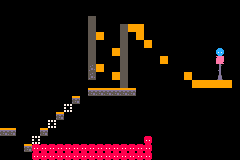

A 2D game scene composited from a Tiled map and its tileset images. What follows is a short description and the map's XML, with every tile layer's data as written:
An orthogonal 30x20 tile map with 8x8 px tiles, 4 tile layers (ground, Spike, wall, Door).

<map version="1.10" tiledversion="1.11.2" orientation="orthogonal" renderorder="right-down" width="30" height="20" tilewidth="8" tileheight="8" infinite="0" nextlayerid="5" nextobjectid="1">
 <tileset firstgid="1" source="tilemap.tsx" />
 <layer id="1" name="ground" width="30" height="20">
  <data encoding="csv">
0,0,0,0,0,0,0,0,0,0,0,0,0,0,0,0,0,0,0,0,0,0,0,0,0,0,0,0,0,0,
0,0,0,0,0,0,0,0,0,0,0,0,0,0,0,0,0,0,0,0,0,0,0,0,0,0,0,0,0,0,
0,0,0,0,0,0,0,0,0,0,0,0,0,0,0,0,0,0,0,0,0,0,0,0,0,0,0,0,0,0,
0,0,0,0,0,0,0,0,0,0,0,0,0,0,0,0,20,20,0,0,0,0,0,0,0,0,0,0,0,0,
0,0,0,0,0,0,0,0,0,0,0,0,20,0,0,0,0,20,0,0,0,0,0,0,0,0,0,0,0,0,
0,0,0,0,0,0,0,0,0,0,0,0,0,0,0,0,0,0,20,0,0,0,0,0,0,0,0,0,0,0,
0,0,0,0,0,0,0,0,0,0,0,0,0,0,20,0,0,0,0,0,0,0,0,0,0,0,0,0,0,0,
0,0,0,0,0,0,0,0,0,0,0,0,0,0,0,0,0,0,0,0,20,0,0,0,0,0,0,0,0,0,
0,0,0,0,0,0,0,0,0,0,0,0,20,0,0,0,0,0,0,0,0,0,0,0,0,0,0,0,0,0,
0,0,0,0,0,0,0,0,0,0,0,0,0,0,20,0,0,0,0,0,0,0,0,20,0,0,0,0,0,0,
0,0,0,0,0,0,0,0,0,0,0,0,0,0,0,0,0,0,0,0,0,0,0,0,0,0,0,0,0,0,
0,0,0,0,0,0,0,0,0,0,0,35,35,35,35,35,35,0,0,0,0,0,0,0,0,0,0,0,0,0,
0,0,0,0,0,0,0,0,0,35,0,0,0,0,0,0,0,0,0,0,0,0,0,0,0,0,0,0,0,0,
0,0,0,0,0,0,0,0,0,0,0,0,0,0,0,0,0,0,0,0,0,0,0,0,0,0,0,0,0,0,
0,0,0,0,0,0,0,35,0,0,0,0,0,0,0,0,0,0,0,0,0,0,0,0,0,0,0,0,0,0,
0,0,0,0,0,0,0,0,0,0,0,0,0,0,0,0,0,0,0,0,0,0,0,0,0,0,0,0,0,0,
35,35,0,0,0,35,0,0,0,0,0,0,0,0,0,0,0,0,0,0,0,0,0,0,0,0,0,0,0,0,
0,0,0,0,0,0,0,0,0,0,0,0,0,0,0,0,0,0,0,0,0,0,0,0,0,0,0,0,0,0,
0,0,0,35,0,0,0,0,0,0,0,0,0,0,0,0,0,0,0,0,0,0,0,0,0,0,0,0,0,0,
0,0,0,0,0,0,0,0,0,0,0,0,0,0,0,0,0,0,0,0,0,0,0,0,0,0,0,0,0,0
</data>
 </layer>
 <layer id="3" name="Spike" width="30" height="20">
  <data encoding="csv">
0,0,0,0,0,0,0,0,0,0,0,0,0,0,0,0,0,0,0,0,0,0,0,0,0,0,0,0,0,0,
0,0,0,0,0,0,0,0,0,0,0,0,0,0,0,0,0,0,0,0,0,0,0,0,0,0,0,0,0,0,
0,0,0,0,0,0,0,0,0,0,0,0,0,0,0,0,0,0,0,0,0,0,0,0,0,0,0,0,0,0,
0,0,0,0,0,0,0,0,0,0,0,0,0,0,0,0,0,0,0,0,0,0,0,0,0,0,0,0,0,0,
0,0,0,0,0,0,0,0,0,0,0,0,0,0,0,0,0,0,0,0,0,0,0,0,0,0,0,0,0,0,
0,0,0,0,0,0,0,0,0,0,0,0,0,0,0,0,0,0,0,0,0,0,0,0,0,0,0,0,0,0,
0,0,0,0,0,0,0,0,0,0,0,0,0,0,0,0,0,0,0,0,0,0,0,0,0,0,0,0,0,0,
0,0,0,0,0,0,0,0,0,0,0,0,0,0,0,0,0,0,0,0,0,0,0,0,0,0,0,0,0,0,
0,0,0,0,0,0,0,0,0,0,0,0,0,0,0,0,0,0,0,0,0,0,0,0,0,0,0,0,0,0,
0,0,0,0,0,0,0,0,0,0,0,0,0,0,0,0,0,0,0,0,0,0,0,0,0,0,0,0,0,0,
0,0,0,0,0,0,0,0,0,0,0,0,0,0,0,0,0,0,0,0,0,0,0,0,0,0,0,0,0,0,
0,0,0,0,0,0,0,0,0,0,0,0,0,0,0,0,0,0,0,0,0,0,0,0,0,0,0,0,0,0,
0,0,0,0,0,0,0,0,0,0,0,0,0,0,0,0,0,0,0,0,0,0,0,0,0,0,0,0,0,0,
0,0,0,0,0,0,0,0,101,0,0,0,0,0,0,0,0,0,0,0,0,0,0,0,0,0,0,0,0,0,
0,0,0,0,0,0,0,0,0,0,0,0,0,0,0,0,0,0,0,0,0,0,0,0,0,0,0,0,0,0,
0,0,0,0,0,0,101,0,0,0,0,0,0,0,0,0,0,0,0,0,0,0,0,0,0,0,0,0,0,0,
0,0,0,0,0,0,0,0,0,0,0,0,0,0,0,0,0,0,0,0,0,0,0,0,0,0,0,0,0,0,
0,0,0,0,101,0,0,0,0,0,0,0,0,0,0,0,0,0,95,0,0,0,0,0,0,0,0,0,0,0,
0,0,0,0,95,95,95,95,95,95,95,95,95,95,95,95,95,95,95,0,0,0,0,0,0,0,0,0,0,0,
0,0,0,0,95,95,95,95,95,95,95,95,95,95,95,95,95,95,95,0,0,0,0,0,0,0,0,0,0,0
</data>
 </layer>
 <layer id="2" name="wall" width="30" height="20">
  <data encoding="csv">
0,0,0,0,0,0,0,0,0,0,0,0,0,0,0,0,0,0,0,0,0,0,0,0,0,0,0,0,0,0,
0,0,0,0,0,0,0,0,0,0,0,0,0,0,0,0,0,0,0,0,0,0,0,0,0,0,0,0,0,0,
0,0,0,0,0,0,0,0,0,0,0,3,0,0,0,0,0,0,0,0,0,0,0,0,0,0,0,0,0,0,
0,0,0,0,0,0,0,0,0,0,0,3,0,0,0,3,0,0,0,0,0,0,0,0,0,0,0,0,0,0,
0,0,0,0,0,0,0,0,0,0,0,3,0,0,0,3,0,0,0,0,0,0,0,0,0,0,0,0,0,0,
0,0,0,0,0,0,0,0,0,0,0,3,0,0,0,3,0,0,0,0,0,0,0,0,0,0,0,0,0,0,
0,0,0,0,0,0,0,0,0,0,0,3,0,0,0,3,0,0,0,0,0,0,0,0,0,0,0,0,0,0,
0,0,0,0,0,0,0,0,0,0,0,3,0,0,0,3,0,0,0,0,0,0,0,0,0,0,0,0,0,0,
0,0,0,0,0,0,0,0,0,0,0,18,0,0,0,3,0,0,0,0,0,0,0,0,0,0,0,0,0,0,
0,0,0,0,0,0,0,0,0,0,0,18,0,0,0,3,0,0,0,0,0,0,0,0,0,0,0,0,0,0,
0,0,0,0,0,0,0,0,0,0,0,0,0,0,0,3,0,0,0,0,0,0,0,0,20,20,20,20,20,0,
0,0,0,0,0,0,0,0,0,0,0,0,0,0,0,0,0,0,0,0,0,0,0,0,0,0,0,0,0,0,
0,0,0,0,0,0,0,0,0,0,0,0,0,0,0,0,0,0,0,0,0,0,0,0,0,0,0,0,0,0,
0,0,0,0,0,0,0,0,0,0,0,0,0,0,0,0,0,0,0,0,0,0,0,0,0,0,0,0,0,0,
0,0,0,0,0,0,0,0,0,0,0,0,0,0,0,0,0,0,0,0,0,0,0,0,0,0,0,0,0,0,
0,0,0,0,0,0,0,0,0,0,0,0,0,0,0,0,0,0,0,0,0,0,0,0,0,0,0,0,0,0,
0,0,0,0,0,0,0,0,0,0,0,0,0,0,0,0,0,0,0,0,0,0,0,0,0,0,0,0,0,0,
0,0,0,0,0,0,0,0,0,0,0,0,0,0,0,0,0,0,0,0,0,0,0,0,0,0,0,0,0,0,
0,0,0,0,0,0,0,0,0,0,0,0,0,0,0,0,0,0,0,0,0,0,0,0,0,0,0,0,0,0,
0,0,0,0,0,0,0,0,0,0,0,0,0,0,0,0,0,0,0,0,0,0,0,0,0,0,0,0,0,0
</data>
 </layer>
 <layer id="4" name="Door" width="30" height="20">
  <data encoding="csv">
0,0,0,0,0,0,0,0,0,0,0,0,0,0,0,0,0,0,0,0,0,0,0,0,0,0,0,0,0,0,
0,0,0,0,0,0,0,0,0,0,0,0,0,0,0,0,0,0,0,0,0,0,0,0,0,0,0,0,0,0,
0,0,0,0,0,0,0,0,0,0,0,0,0,0,0,0,0,0,0,0,0,0,0,0,0,0,0,0,0,0,
0,0,0,0,0,0,0,0,0,0,0,0,0,0,0,0,0,0,0,0,0,0,0,0,0,0,0,0,0,0,
0,0,0,0,0,0,0,0,0,0,0,0,0,0,0,0,0,0,0,0,0,0,0,0,0,0,0,0,0,0,
0,0,0,0,0,0,0,0,0,0,0,0,0,0,0,0,0,0,0,0,0,0,0,0,0,0,0,0,0,0,
0,0,0,0,0,0,0,0,0,0,0,0,0,0,0,0,0,0,0,0,0,0,0,0,0,0,0,98,0,0,
0,0,0,0,0,0,0,0,0,0,0,0,0,0,0,0,0,0,0,0,0,0,0,0,0,0,0,24,0,0,
0,0,0,0,0,0,0,0,0,0,0,0,0,0,0,0,0,0,0,0,0,0,0,0,0,0,0,54,0,0,
0,0,0,0,0,0,0,0,0,0,0,0,0,0,0,0,0,0,0,0,0,0,0,0,0,0,0,69,0,0,
0,0,0,0,0,0,0,0,0,0,0,0,0,0,0,0,0,0,0,0,0,0,0,0,0,0,0,0,0,0,
0,0,0,0,0,0,0,0,0,0,0,0,0,0,0,0,0,0,0,0,0,0,0,0,0,0,0,0,0,0,
0,0,0,0,0,0,0,0,0,0,0,0,0,0,0,0,0,0,0,0,0,0,0,0,0,0,0,0,0,0,
0,0,0,0,0,0,0,0,0,0,0,0,0,0,0,0,0,0,0,0,0,0,0,0,0,0,0,0,0,0,
0,0,0,0,0,0,0,0,0,0,0,0,0,0,0,0,0,0,0,0,0,0,0,0,0,0,0,0,0,0,
0,0,0,0,0,0,0,0,0,0,0,0,0,0,0,0,0,0,0,0,0,0,0,0,0,0,0,0,0,0,
0,0,0,0,0,0,0,0,0,0,0,0,0,0,0,0,0,0,0,0,0,0,0,0,0,0,0,0,0,0,
0,0,0,0,0,0,0,0,0,0,0,0,0,0,0,0,0,0,0,0,0,0,0,0,0,0,0,0,0,0,
0,0,0,0,0,0,0,0,0,0,0,0,0,0,0,0,0,0,0,0,0,0,0,0,0,0,0,0,0,0,
0,0,0,0,0,0,0,0,0,0,0,0,0,0,0,0,0,0,0,0,0,0,0,0,0,0,0,0,0,0
</data>
 </layer>
</map>
